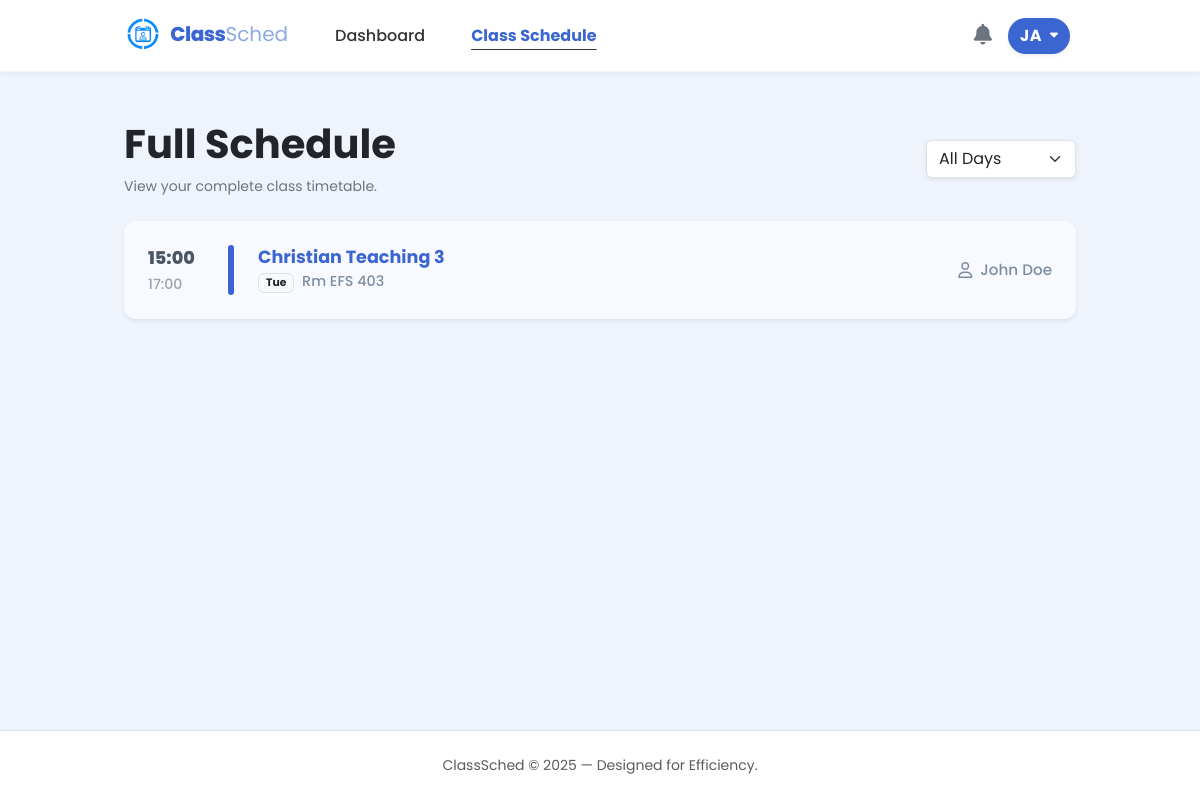
Page /src/student_schedule.php (signed in) on the earlier database version.
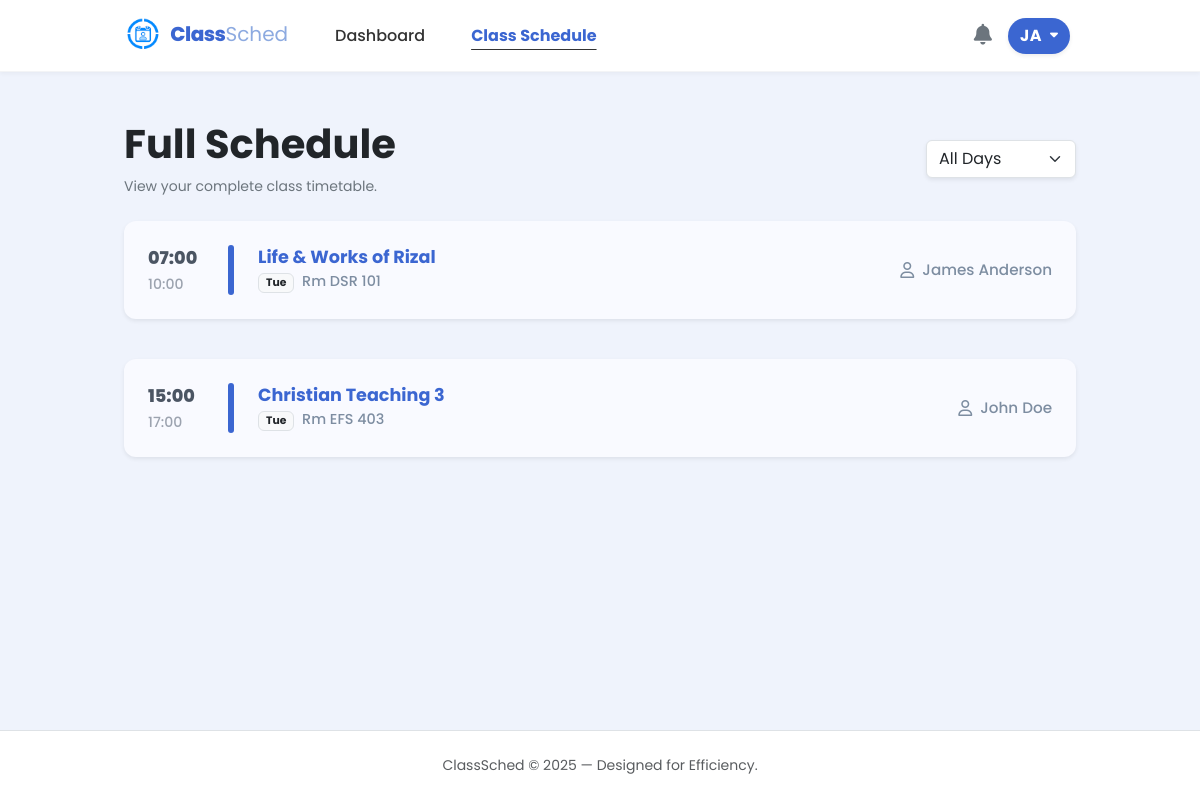
Same page on the later database version.
### tables this page shows
CREATE TABLE schedules (
        id INTEGER PRIMARY KEY AUTOINCREMENT,
        day TEXT NOT NULL,
        subject_id INTEGER NOT NULL,
        teacher_id INTEGER NOT NULL,
        room TEXT(10),
        time_start TIME,
        time_end TIME,
        course_id INTEGER NOT NULL,

        FOREIGN KEY (teacher_id) REFERENCES teachers(id),
        FOREIGN KEY (course_id) REFERENCES courses(id),
        FOREIGN KEY (subject_id) REFERENCES subjects(id)
    );

CREATE TABLE subjects (
        id INTEGER PRIMARY KEY AUTOINCREMENT,
        subject_name TEXT NOT NULL UNIQUE
    );

CREATE TABLE teachers (
        id INTEGER PRIMARY KEY AUTOINCREMENT,
        name TEXT NOT NULL UNIQUE
    );

### src/student_schedule.php (the view, shortened to what this page needs)
<?php
$user = $_SESSION['user'];
$db = get_db();
$user_id = $user['id'];
$student = $db->querySingle("SELECT * FROM students WHERE user_id = $user_id", true);
$course_id = (int)$student['course_id'];
$selected_day = $_GET['day'] ?? 'All';
$sqlSched = "
    SELECT sch.*, sub.subject_name, t.name as teacher_name
    FROM schedules sch
    LEFT JOIN subjects sub ON sch.subject_id = sub.id
    LEFT JOIN teachers t ON sch.teacher_id = t.id
    WHERE sch.course_id = :cid
";
$sqlSched .= " ORDER BY
    CASE
        WHEN sch.day = 'Monday' THEN 1
        WHEN sch.day = 'Tuesday' THEN 2
        WHEN sch.day = 'Wednesday' THEN 3
        WHEN sch.day = 'Thursday' THEN 4
        WHEN sch.day = 'Friday' THEN 5
        WHEN sch.day = 'Saturday' THEN 6
        WHEN sch.day = 'Sunday' THEN 7
        ELSE 8
    END,
    sch.time_start ASC";
$stmt = $db->prepare($sqlSched);
$stmt->bindValue(':cid', $course_id, SQLITE3_INTEGER);
$sched_result = $stmt->execute();
$schedule_data = [];
while ($row = $sched_result->fetchArray(SQLITE3_ASSOC)) {
    $schedule_data[] = $row;
}
$themeColor = '#3b66d1';
    ?>
<!DOCTYPE html>
<html lang="en">
<head>
    <link href="https://cdn.jsdelivr.net/npm/bootstrap@5.3.3/dist/css/bootstrap.min.css" rel="stylesheet">
    <link href="https://cdnjs.cloudflare.com/ajax/libs/font-awesome/6.0.0/css/all.min.css" rel="stylesheet">
    <link rel="stylesheet" href="../styles/student_schedule.css">
    <link rel="stylesheet" href="../styles/student.css">
    <link rel="stylesheet" href="../styles/notification.css">
</head>
<body class="d-flex flex-column min-vh-100 position-relative">
    <?php require_once __DIR__ . "/student_nav.php"; ?>
    <div class="container px-4 py-5" style="max-width: 1000px;">
        <div class="d-flex flex-wrap justify-content-between align-items-center mb-4 gap-3">
            <div>
                <h1 class="fw-bold text-dark mb-2">Full Schedule</h1>
                <p class="text-secondary mb-0 small">View your complete class timetable.</p>
            </div>
            <form id="scheduleForm" method="GET" action="">
                <select name="day" id="day-select" class="form-select bg-white border shadow-sm" style="width: auto; cursor: pointer; min-width: 150px;">
                    <option value="All" <?php if($selected_day == 'All') echo 'selected'; ?>>All Days</option>
                </select>
            </form>
        </div>
        <div id="schedule-body" class="schedule-list">
            <?php
            foreach ($schedule_data as $row):
                $currentColor = $themeColor;
                $start_time = $row['time_start'] ? date("H:i", strtotime($row['time_start'])) : '--';
                $end_time   = $row['time_end']   ? date("H:i", strtotime($row['time_end']))   : '';
            ?>
                <div class="schedule-card mb-3 shadow-sm border-0">
                    <div class="time-col">
                        <div><?php echo $start_time; ?></div>
                        <?php if($end_time): ?>
                            <div style="font-size: 0.8em; color: #9ca3af; font-weight: 500; margin-top: 2px;">
                                <?php echo $end_time; ?>
                            </div>
                        <?php endif; ?>
                    </div>
                    <div class="accent-bar" style="background-color: <?php echo $currentColor; ?>;"></div>
                    <div class="subject-info">
                        <div class="subject-name" style="color: <?php echo $currentColor; ?>;">
                            <?php echo htmlspecialchars($row['subject_name']); ?>
                        </div>
                        <div class="room-badge">
                            <?php if($selected_day === 'All'): ?>
                                <span class="badge bg-light text-dark border me-1"><?php echo substr($row['day'], 0, 3); ?></span>
                            <?php endif; ?>
                            Rm <?php echo htmlspecialchars($row['room'] ?? 'TBA'); ?>
                        </div>
                    </div>
                    <div class="teacher-col">
                        <i class="fa-regular fa-user"></i>
                        <?php echo htmlspecialchars($row['teacher_name']); ?>
                    </div>
                </div>
            <?php endforeach; ?>
        </div>
    </div>
    <footer class="bg-white border-top py-4 text-center mt-auto">
        <div class="container">
            <p class="text-muted small mb-0">ClassSched © 2025 — Designed for Efficiency.</p>
        </div>
    </footer>
</body>
</html>

Differences in the rows shown:
added schedules: time_start "07:00", time_end "10:00", subject.subject_name "Life & Works of Rizal", day "Tue", room "DSR 101", teacher.name "James Anderson"
